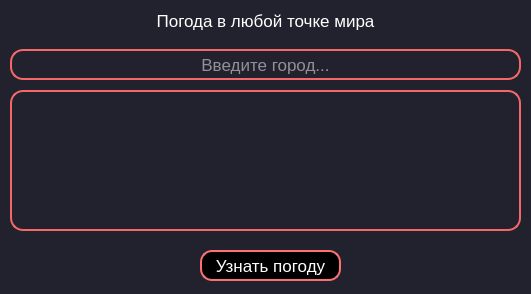
<?xml version="1.0" encoding="UTF-8"?>
<ui version="4.0">
 <class>MainWindow</class>
 <widget class="QMainWindow" name="MainWindow">
  <property name="geometry">
   <rect>
    <x>0</x>
    <y>0</y>
    <width>531</width>
    <height>294</height>
   </rect>
  </property>
  <property name="windowTitle">
   <string>Weather</string>
  </property>
  <property name="styleSheet">
   <string notr="true">background-color: #22222e;</string>
  </property>
  <widget class="QWidget" name="centralwidget">
   <widget class="QLabel" name="label">
    <property name="geometry">
     <rect>
      <x>10</x>
      <y>90</y>
      <width>511</width>
      <height>141</height>
     </rect>
    </property>
    <property name="font">
     <font>
      <pointsize>14</pointsize>
     </font>
    </property>
    <property name="styleSheet">
     <string notr="true">background-color: #22222e;
border: 2px solid #f66867;
border-radius: 13;
color: white;
</string>
    </property>
    <property name="text">
     <string/>
    </property>
    <property name="alignment">
     <set>Qt::AlignHCenter|Qt::AlignTop</set>
    </property>
   </widget>
   <widget class="QPushButton" name="pushButton">
    <property name="geometry">
     <rect>
      <x>200</x>
      <y>250</y>
      <width>141</width>
      <height>31</height>
     </rect>
    </property>
    <property name="font">
     <font>
      <pointsize>13</pointsize>
     </font>
    </property>
    <property name="styleSheet">
     <string notr="true">QPushButton{
    background-color: fb5b5b;
    border: 2px solid #ff7073;
    border-radius: 12;
    color: white;
}
QPushButton:hover{
    background-color: #ff7073;
}
QPushButton:pressed{
    background-color: #ff0004;
}</string>
    </property>
    <property name="text">
     <string>Узнать погоду</string>
    </property>
   </widget>
   <widget class="QLineEdit" name="lineEdit">
    <property name="geometry">
     <rect>
      <x>10</x>
      <y>49</y>
      <width>511</width>
      <height>31</height>
     </rect>
    </property>
    <property name="font">
     <font>
      <pointsize>13</pointsize>
     </font>
    </property>
    <property name="styleSheet">
     <string notr="true">background-color: #22222e;
border: 2px solid #f66867;
border-radius: 13;
color: white;
</string>
    </property>
    <property name="alignment">
     <set>Qt::AlignCenter</set>
    </property>
    <property name="placeholderText">
     <string>Введите город...</string>
    </property>
   </widget>
   <widget class="QLabel" name="label_2">
    <property name="geometry">
     <rect>
      <x>10</x>
      <y>10</y>
      <width>511</width>
      <height>21</height>
     </rect>
    </property>
    <property name="font">
     <font>
      <pointsize>13</pointsize>
     </font>
    </property>
    <property name="styleSheet">
     <string notr="true">color: white</string>
    </property>
    <property name="text">
     <string>Погода в любой точке мира</string>
    </property>
    <property name="alignment">
     <set>Qt::AlignCenter</set>
    </property>
   </widget>
  </widget>
 </widget>
 <resources/>
 <connections/>
</ui>
